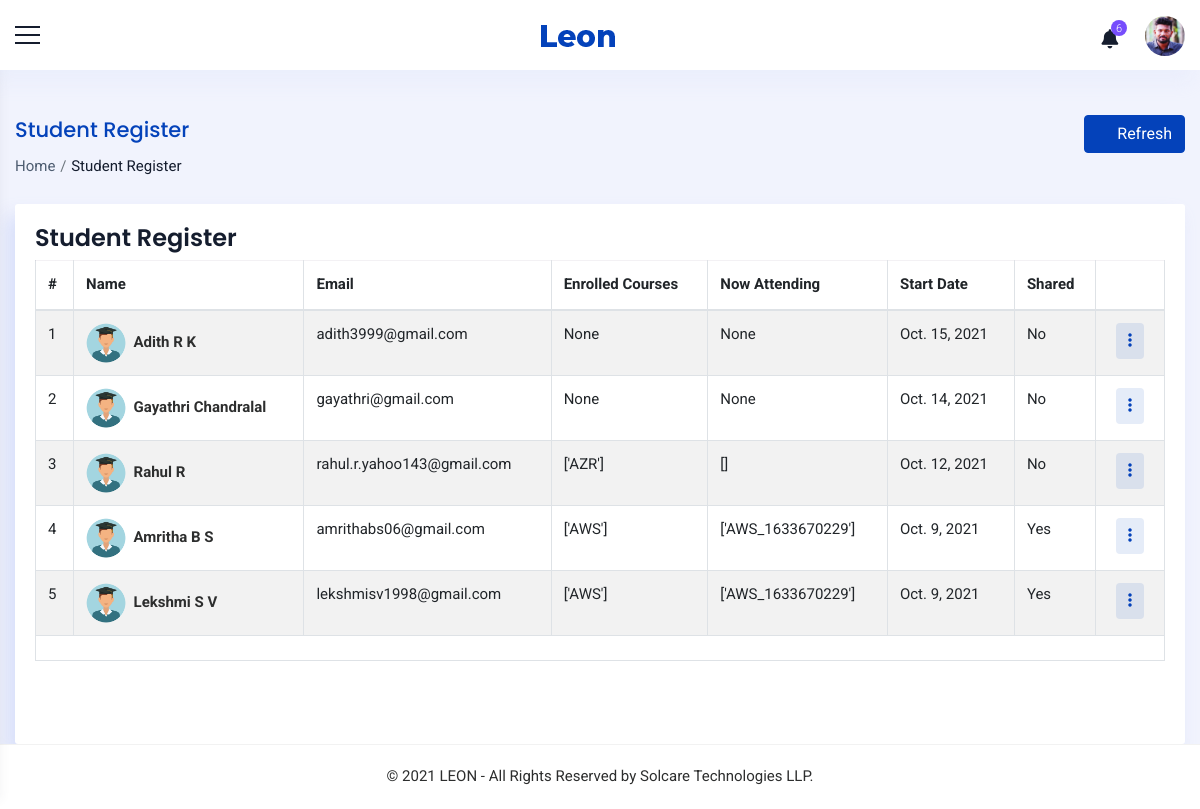
/staff/students/ (signed in), run on an earlier commit of the app's database.
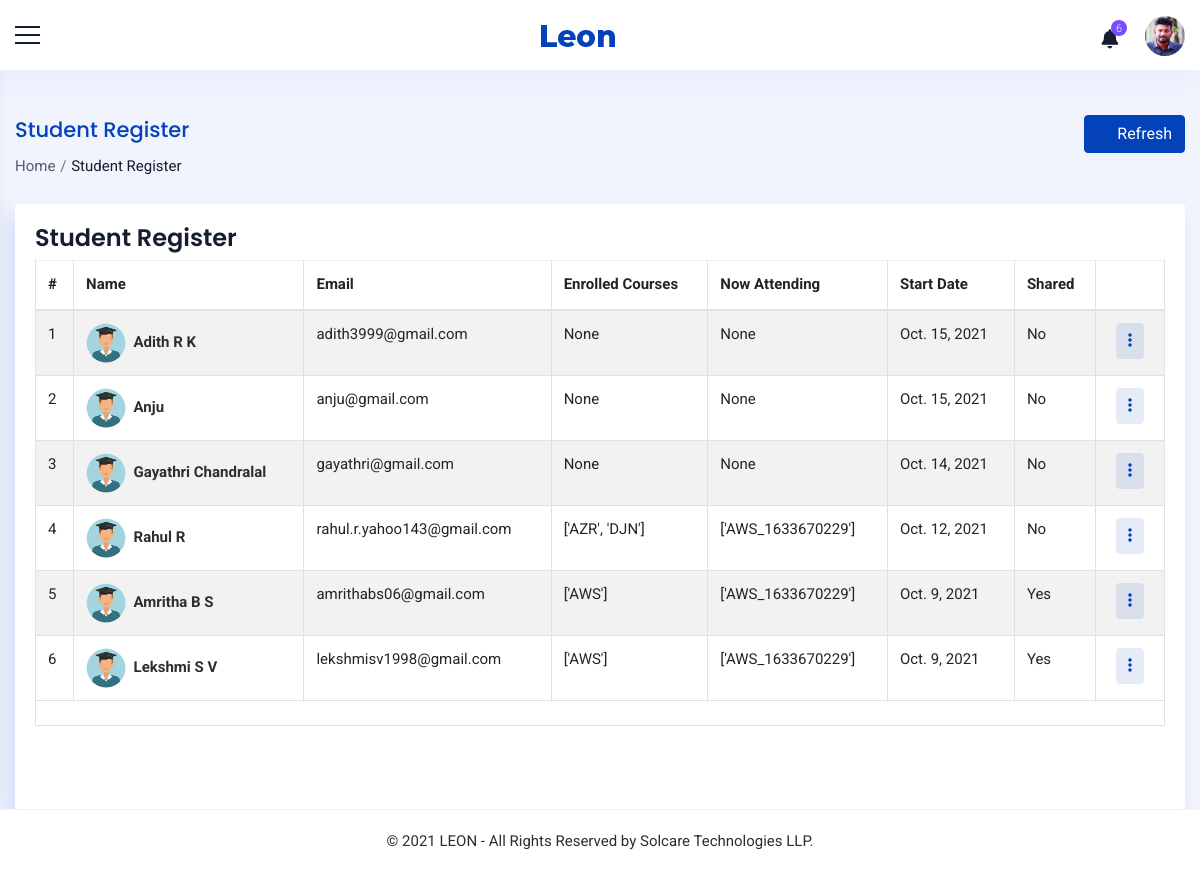
And on a later commit of the database.
### accounts/models.py (models this page shows, shortened)
class Student(models.Model):
    user= models.OneToOneField(User,on_delete=models.PROTECT,null=True,blank=True)
    name = models.CharField(max_length=100,blank=True)
    mobile = models.CharField(max_length=10,blank=True)
    email = models.EmailField(max_length=200,blank=True)
    sex = models.CharField(max_length=10,null=True,choices=sex_choices,blank=True)
    dob = models.DateField(null=True, blank=True)
    blood_group = models.CharField(max_length=100,null=True, blank=True,choices=groups)
    house = models.CharField(max_length=100,null=True,blank=True)
    street =models.CharField(max_length=100,null=True,blank=True)
    street2 =models.CharField(max_length=100,null=True,blank=True)
    city = models.CharField(max_length=100,null=True,blank=True)
    state = models.CharField(max_length=100,null=True,choices=state,blank=True)
    course_enrolled = models.CharField(max_length=1000,null=True,blank=True)
    now_attending = models.CharField(max_length=1000,null=True,blank=True)
    start_date = models.DateField(null=True,blank=True)
    shared = models.CharField(max_length=100,choices=(('Yes', 'Yes'), ('No', 'No')),blank=True,null=True,default='No')
    status = models.CharField(max_length=20,choices=(('Active','Active'),('Inactive','Inactive')),default='Active',blank=True)
    profile_pic = models.ImageField(null=True,default='accounts/static/images/user1.png',blank=True, upload_to='images/dp/')
    cv = models.FileField(blank=True, null=True,upload_to='data/cv/')

### accounts/views.py (the view)
# urls.py: path('staff/students/',Students.as_view(),name='view_students'),
class Students(View):
    def get(self, request):
        x = StaffCheck(request)
        if x == True:
            staff = Staff.objects.get(user=request.user)
            student = Student.objects.all().order_by('-start_date')
            context={'staff':staff,'student':student}
            return render(request,'common/students.html',context)
        else:
            return render(request,'messages/common/permission_error.html')

### accounts/functions.py (called while the page is built)
def StaffCheck(request):
    user = request.user
    if user.is_authenticated:
        try:
            staff = Staff.objects.get(user=user)
            if staff:
                return (True)
            else:
                return (False)
        except:
            return (False)
    else:
        return (False)

### accounts/templates/common/students.html (shortened to what this page needs)
{% extends 'common/main.html' %}
{% load static %}
{% block content %}
{% include 'common/header.html' %}
<div class="container_full">
    <div class="content_wrapper bg_homebefore inner-wrapper tables-sec">
        <div class="container-fluid">
            <div class="breadcrumbbar">
                <div class="row">
                  <div class="col-md-8 col-lg-8">
                    <h4 class="page-title">Student Register</h4>
                    <div class="breadcrumb-list">
                      <ol class="breadcrumb">
                        <li class="breadcrumb-item"><a href="{% url 'home' %}">Home</a></li>
                        <li class="breadcrumb-item active" aria-current="page">Student Register</li>
                      </ol>
                    </div>
                  </div>
                  <div class="col-md-4 col-lg-4 mr-0">
                    <div class="widgetbar">
                        <button class="btn btn-primary" onclick="window.location.reload()"><i class="ti ti-reload mr-2"></i>Refresh</button>
                    </div>
                  </div>
                </div>
              </div>
        <div class="row ">
            <div class="col-12">
              <div class="card">
                <h4 class="m-t-0 header-title">Student Register</h4>
                <div class="table-responsive">
                <table id="demo-foo-filtering" class="table table-striped table-bordered toggle-circle m-b-0" >
                  <thead>
                    <tr>
                      <th>#</th>
                      <th>Name</th>
                      <th>Email</th>
                      <th>Enrolled Courses</th>
                      <th>Now Attending</th>
                      <th>Start Date</th>
                      <th>Shared</th>
                      <th class="text-right"></th>
                    </tr>
                  </thead>
                  <tbody>
                    {% for i in student %}
                    <tr>
                      <td>{{forloop.counter}}</td>
                      <td><a href="{% url 'view_student' i.id %}"><img class="img-circle pro_pic" src="{{i.profile_pic.url}}" alt="{{i.name}}" style="width: 40px;height:40px">&nbsp;&nbsp;<b>{{i.name}}</b></a></td>
                      <td>{{i.email}}</td>
                      <td>{{i.course_enrolled}}</td>
                      <td>{{i.now_attending}}</td>
                      <td>{{i.start_date}}</td>
                      <td>{{i.shared}}</td>
                      <td class="text-right">
                        <div class="btn-group mr-2">
                          <div class="dropdown">
                            <button class="btn btn-round btn-primary-rgba" type="button" id="CustomdropdownMenuButton4" data-toggle="dropdown" aria-haspopup="true" aria-expanded="false"><i class="fas fa-ellipsis-v"></i></button>
                          </div>
                        </div>
                      </td>
                      {% empty %}
                      <td colspan="8">No students in the register.</td>
                    </tr>
                    {% endfor %}
                  </tbody>
                  <tfoot>
                    <tr class="active">
                      <td colspan="8">
                        </td>
                    </tr>
                  </tfoot>
                </table></div><br><br>
              </div>
            </div>
          </div>
          </div>
        </div>
        {% include 'common/footer.html' %}
    </div>
</div>
{% endblock %}

What changed in the data, as far as the page shows it:
added Student: profile_pic (picture), name "Anju", email "anju@gmail.com", course_enrolled "None", now_attending "None", start_date "Oct. 15, 2021", shared "No"
changed Student "Rahul R": course_enrolled "['AZR']" → "['AZR', 'DJN']"; now_attending "[]" → "['AWS_1633670229']"
